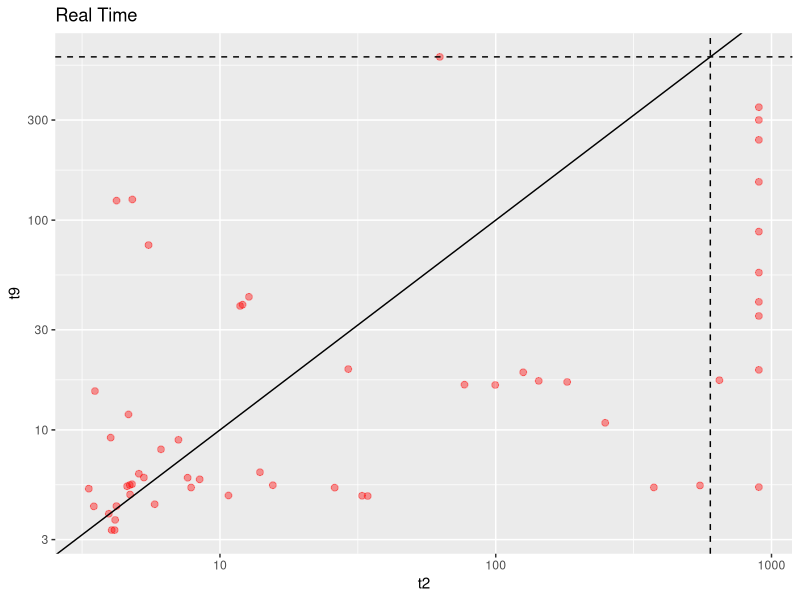
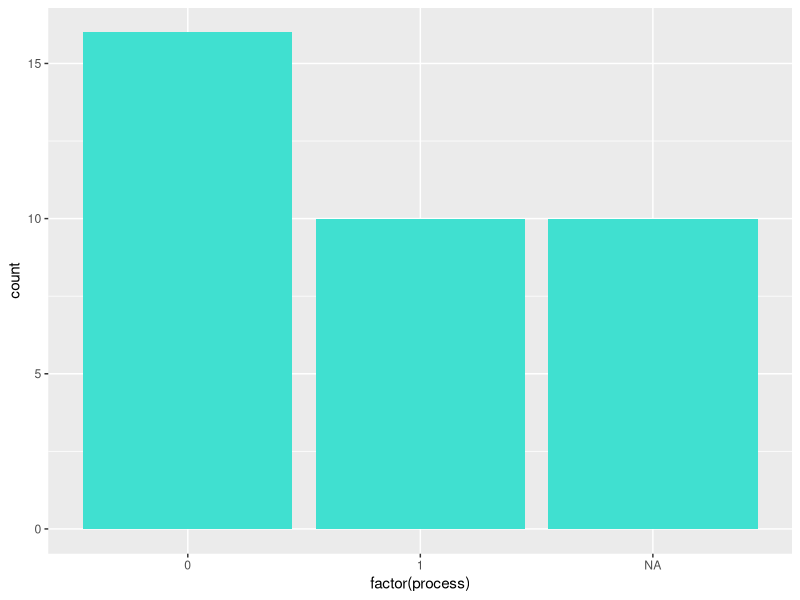
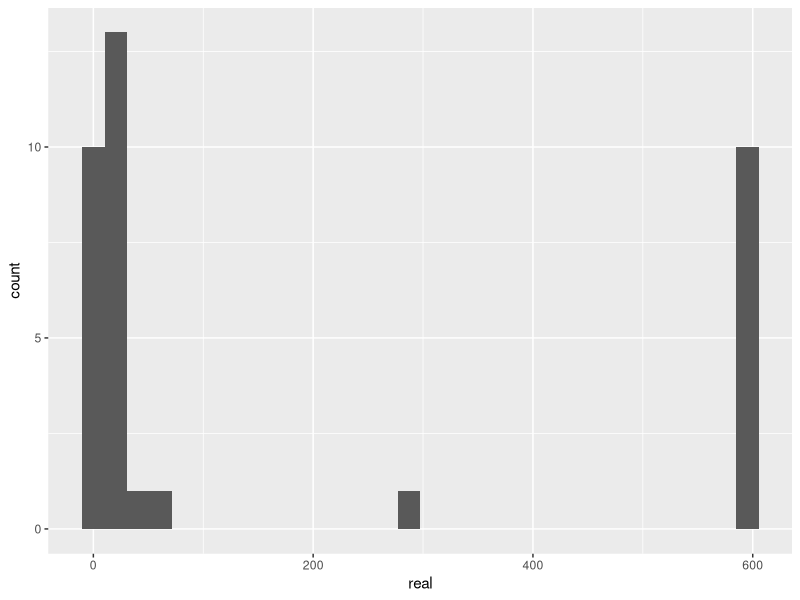
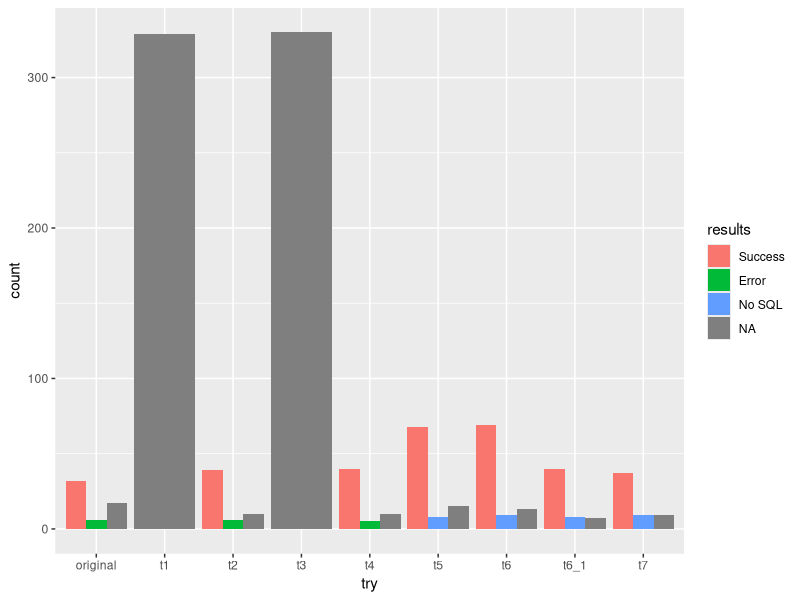

These charts were generated, in order, by the following R code:
library(ggplot2)
library(stringr)
library(dplyr)

setwd('./data-treatment')

status_meanings <- c('Success', 'Error', 'No SQL')

s1 <- read.csv('squares1.csv', header=T, stringsAsFactors=FALSE)
s2 <- read.csv('squares2.csv', header=T, stringsAsFactors=FALSE)
s3 <- read.csv('squares3.csv', header=T, stringsAsFactors=FALSE)

original <- read.csv('squares3.csv', header=T, stringsAsFactors=FALSE)
original_new <- read.csv('orig_new.csv', header=T, stringsAsFactors=FALSE)

# qffd <- read.csv('qffd.csv', header=T, stringsAsFactors=FALSE)  # needs to be rerun
# qffd_r <- read.csv('qffd-random.csv', header=T, stringsAsFactors=FALSE)  # needs to be rerun
t1 <- read.csv('try1.csv', header=T, stringsAsFactors=FALSE)
t2 <- read.csv('try2.csv', header=T, stringsAsFactors=FALSE)
t3 <- read.csv('try3.csv', header=T, stringsAsFactors=FALSE)
t4 <- read.csv('try4.csv', header=T, stringsAsFactors=FALSE)
t5 <- read.csv('try5.csv', header=T, stringsAsFactors=FALSE)
t6 <- read.csv('try6.csv', header=T, stringsAsFactors=FALSE)
t6_1 <- read.csv('try6_1.csv', header=T, stringsAsFactors=FALSE)
t7 <- read.csv('try7.csv', header=T, stringsAsFactors=FALSE)
t8 <- read.csv('try8.csv', header=T, stringsAsFactors=FALSE)
t9 <- read.csv('try9.csv', header=T, stringsAsFactors=FALSE)

# times scatter plot
A <- 't2';B <- 't9';tmp <- merge(eval(parse(text = A)), eval(parse(text = B)), by='name', suffixes = c("_A", "_B"));ggplot(tmp, aes(x=real_A, y=real_B)) + geom_point(color='red', alpha = 0.4, size=2) + scale_x_continuous(trans='log10') + scale_y_continuous(trans='log10') + geom_abline() + geom_hline(yintercept=600, linetype="dashed") + geom_vline(xintercept=600, linetype="dashed") + labs(y=B, x = A) + ggtitle('Real Time')

# process distribution
ggplot(t8, aes(x=factor(process))) + geom_bar(fill="turquoise")

#solve time distribution
ggplot(t8, aes(x=real)) + geom_histogram()

# solved instances by try
tries <- list('original' = original, 't1' = t1, 't2' = t2, 't3' = t3, 't4' = t4, 't5' = t5, 't6' = t6, 't6_1' = t6_1, 't7' = t7); solved <- bind_rows(tries, .id='try'); results <- factor(solved$status, labels=status_meanings); ggplot(solved, aes(x=try, fill=results)) + geom_bar(position="dodge")
